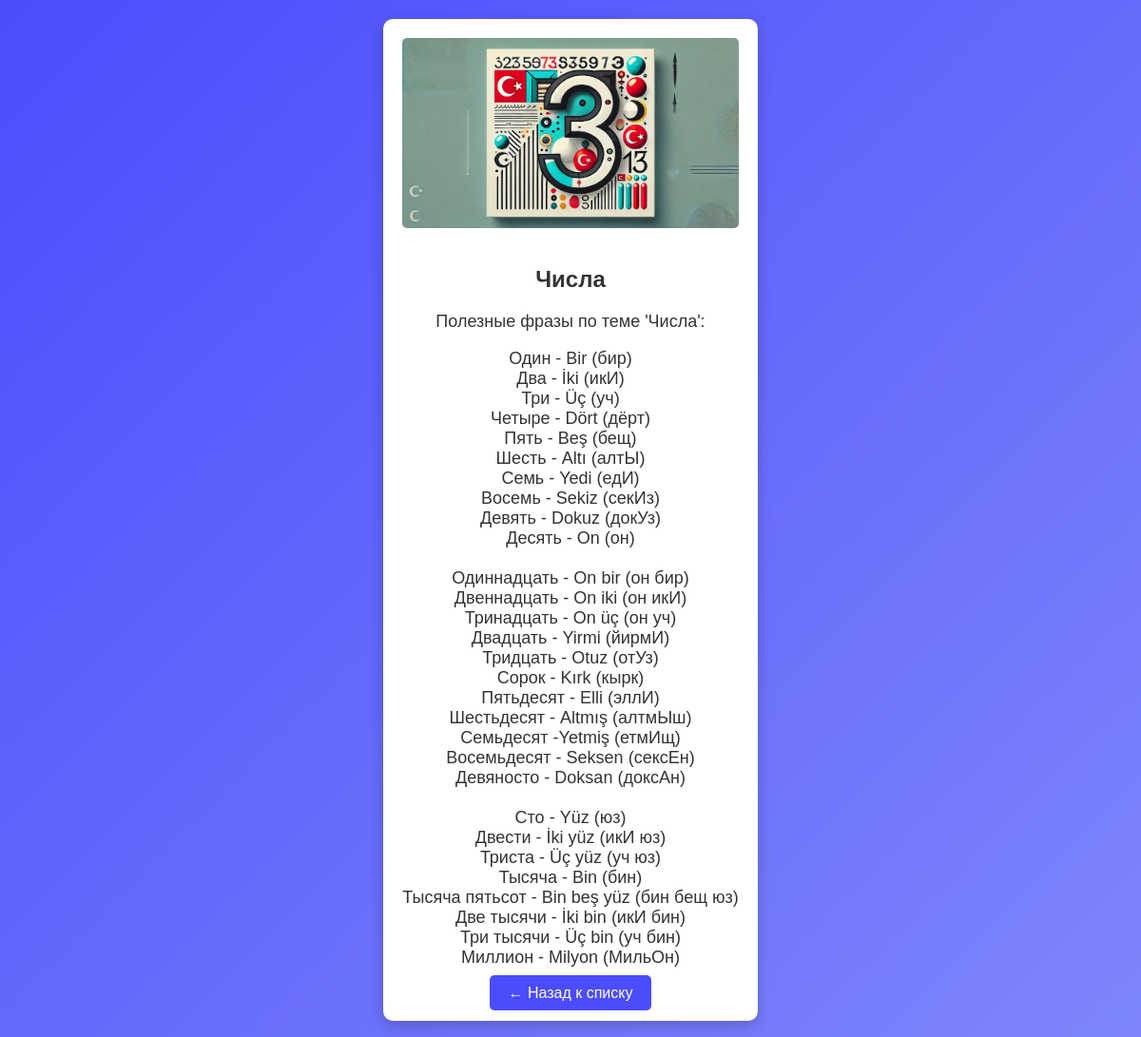
Screenshot of /phrases/2/ with the database file from the repository.
### miniapp/models.py (models this page shows, shortened)
class Phrases(models.Model):
	name=models.CharField('name', max_length=200)
	words=models.TextField('words')
	image=models.ImageField(upload_to='product_images/', blank=True, null=True)

### miniapp/views.py (the view)
# urls.py: path('phrases/<int:pk>/', views.phrases_detail, name='phrases_detail'),
def phrases_detail(request, pk):
    phrase = Phrases.objects.get(pk=pk)  # Получаем информацию по id
    return render(request, 'miniapp/phrases_detail.html', {'phrase': phrase})

### miniapp/templates/miniapp/phrases_detail.html (shortened to what this page needs)
<!DOCTYPE html>
<html lang="ru">
<head>
</head>
<body>
    <div class="content">
        {% if phrase.image %}
            <img src="{{ phrase.image.url }}" alt="{{ phrase.name }}">
        {% endif %}
        <h1>{{ phrase.name }}</h1>
        <p>{% autoescape off %}{{ phrase.words|linebreaks }}{% endautoescape %}</p>
        <a href="{% url 'phrases_list' %}" class="back-button">&#8592; Назад к списку</a>
    </div>
</body>
</html>

### miniapp/templates/miniapp/phrases_detail.html (style rules this page uses)
body { display: flex; justify-content: center; align-items: center; flex-direction: column; margin: 0; background: linear-gradient(135deg, #4c4cfd, #7e86fa); font-family: Arial, sans-serif; padding: 20px; color: white; }
.content { background-color: white; color: #333; padding: 20px; border-radius: 10px; box-shadow: 0 5px 15px rgba(0, 0, 0, 0.2); max-width: 500px; text-align: center; }
.content img { width: 100%; height: 200px; object-fit: cover; border-radius: 5px; margin-bottom: 20px; }
h1 { font-size: 24px; font-weight: bold; margin-bottom: 20px; }
p { font-size: 18px; }
.back-button { margin-top: 20px; background-color: #4c4cfd; color: white; border: none; padding: 10px 20px; border-radius: 5px; cursor: pointer; text-decoration: none; }

### rows the page displays
Phrases: image (picture), name "Числа", words "Полезные фразы по теме 'Числа': Один - Bir (бир) Два - İki (икИ) Три - Üç (уч) Четыре - Dört (дёрт) Пять - Beş (бещ) Шесть - Altı (алтЫ) Семь - Yedi (едИ) Восемь - Sekiz (секИз) Девять - Dokuz (докУз) Десять - On (он) Одиннадцать - On bir (он бир) Двеннадцать - On iki (он икИ) Тринадцать - On üç (он уч) Двадцать - Yirmi (йирмИ) Тридцать - Otuz (отУз) Сорок - Kırk (кырк) Пятьдесят - Elli (эллИ) Шестьдесят - Altmış (алтмЫш) Семьдесят -Yetmiş (етмИщ) Восемьдесят - Seksen (сексЕн) Девяносто - Doksan (доксАн) Сто - Yüz (юз) Двести - İki yüz (икИ юз) Триста - Üç yüz (уч юз) Тысяча - Bin (бин) Тысяча пятьсот - Bin beş yüz (бин бещ юз) Две тысячи - İki bin (икИ бин) Три тысячи - Üç bin (уч бин)…"
